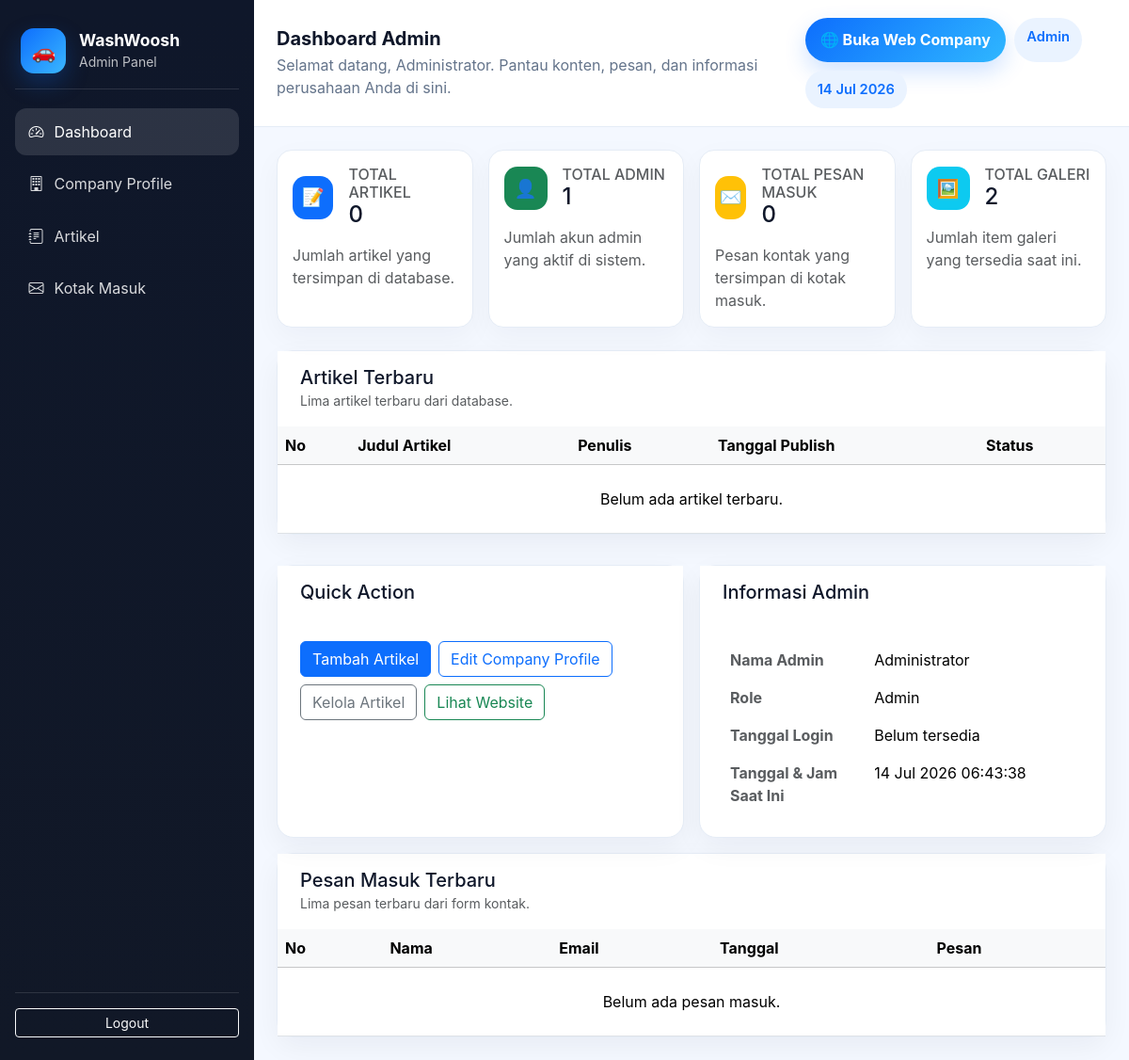
The page /admin/dashboard.php (signed in) on the database as committed earlier.
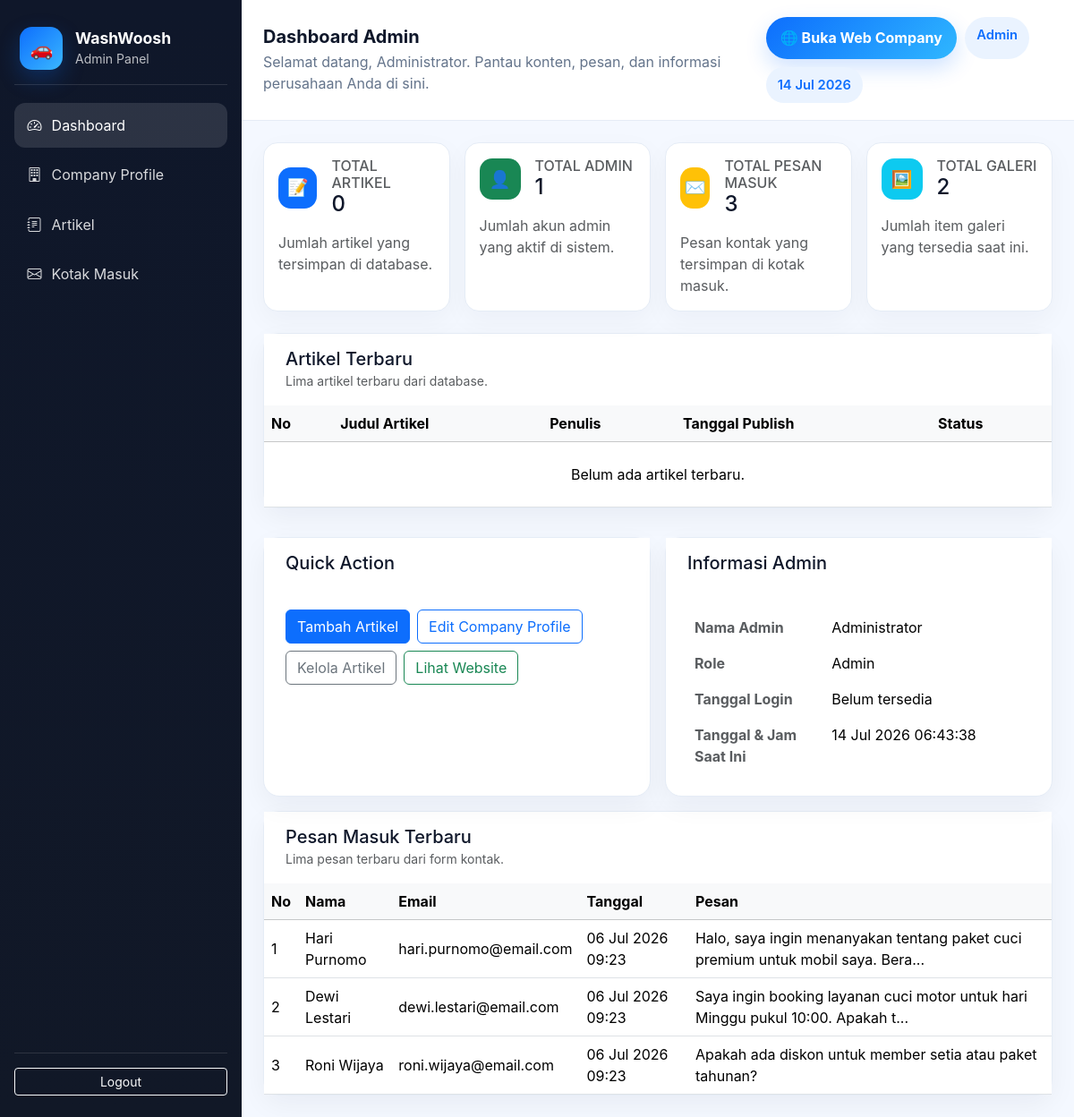
The same page on the database as committed later.
### tables this page shows
CREATE TABLE tb_kontak (
  id_kontak INT UNSIGNED AUTO_INCREMENT PRIMARY KEY,
  nama VARCHAR(100) NOT NULL,
  email VARCHAR(100) NOT NULL,
  no_telp VARCHAR(25) NOT NULL,
  pesan TEXT NOT NULL,
  status ENUM('baru','dibaca') NOT NULL DEFAULT 'baru',
  created_at TIMESTAMP NOT NULL DEFAULT CURRENT_TIMESTAMP,
  deleted_at TIMESTAMP NULL DEFAULT NULL
);

### admin/dashboard.php (the view, shortened to what the rows shown need)
<?php
require_once '../config/koneksi.php';
function table_exists(PDO $pdo, string $tableName): bool
{
    try {
        $stmt = $pdo->prepare('SELECT 1 FROM information_schema.tables WHERE table_schema = DATABASE() AND table_name = :table_name LIMIT 1');
        $stmt->execute(['table_name' => $tableName]);
        return (bool) $stmt->fetchColumn();
    } catch (PDOException $e) {
        return false;
    }
}
function safe_fetch_all(PDO $pdo, string $sql, array $params = []): array
{
    try {
        $stmt = $pdo->prepare($sql);
        $stmt->execute($params);
        return $stmt->fetchAll(PDO::FETCH_ASSOC) ?: [];
    } catch (PDOException $e) {
        return [];
    }
}
$latest_messages = table_exists($pdo, 'tb_kontak')
    ? safe_fetch_all(
        $pdo,
        'SELECT id_kontak, nama, email, pesan, created_at, status
         FROM tb_kontak
         WHERE deleted_at IS NULL
         ORDER BY created_at DESC
         LIMIT 5'
    )
    : [];
?>
<!doctype html>
<html lang="id">
<head>
    <link href="https://cdn.jsdelivr.net/npm/bootstrap@5.3.2/dist/css/bootstrap.min.css" rel="stylesheet">
</head>
<body>
<div class="page-wrapper">
    <div class="main-panel">
        <header class="topbar">
            <div>
                <h2>Dashboard Admin</h2>
            </div>
        </header>
        <main class="content">
            <div class="content-card">
                <div class="card-body p-0">
                    <div class="table-responsive">
                        <table class="table table-hover align-middle mb-0">
                            <thead class="table-light">
                                <tr>
                                    <th>No</th>
                                    <th>Judul Artikel</th>
                                    <th>Penulis</th>
                                    <th>Tanggal Publish</th>
                                    <th>Status</th>
                                </tr>
                            </thead>
                        </table>
                    </div>
                </div>
            </div>
            <div class="row g-3 mt-3">
                <div class="col-lg-6">
                    <div class="content-card h-100">
                        <div class="card-body p-4">
                            <div class="table-responsive">
                                <table class="table table-borderless mb-0">
                                    <tbody>
                                        <tr>
                                            <th class="text-muted" style="width: 40%;">Nama Admin</th>
                                        </tr>
                                        <tr>
                                            <th class="text-muted">Role</th>
                                        </tr>
                                        <tr>
                                            <th class="text-muted">Tanggal Login</th>
                                        </tr>
                                        <tr>
                                            <th class="text-muted">Tanggal &amp; Jam Saat Ini</th>
                                        </tr>
                                    </tbody>
                                </table>
                            </div>
                        </div>
                    </div>
                </div>
            </div>
            <div class="content-card mt-3">
                <div class="card-body p-0">
                    <div class="table-responsive">
                        <table class="table table-hover align-middle mb-0">
                            <thead class="table-light">
                                <tr>
                                    <th>No</th>
                                    <th>Nama</th>
                                    <th>Email</th>
                                    <th>Tanggal</th>
                                    <th>Pesan</th>
                                </tr>
                            </thead>
                            <tbody>
                            <?php if ($latest_messages): ?>
                                <?php foreach ($latest_messages as $index => $message): ?>
                                    <tr>
                                        <td><?= $index + 1 ?></td>
                                        <td><?= htmlspecialchars($message['nama']) ?></td>
                                        <td><?= htmlspecialchars($message['email']) ?></td>
                                        <td><?= !empty($message['created_at']) ? htmlspecialchars(date('d M Y H:i', strtotime($message['created_at']))) : '-' ?></td>
                                        <td><?= htmlspecialchars(mb_strimwidth((string) $message['pesan'], 0, 80, '...')) ?></td>
                                    </tr>
                                <?php endforeach; ?>
                            <?php else: ?>
                                <tr>
                                    <td colspan="5" class="text-center py-4">Belum ada pesan masuk.</td>
                                </tr>
                            <?php endif; ?>
                            </tbody>
                        </table>
                    </div>
                </div>
            </div>
        </main>
    </div>
</div>
<link rel="stylesheet" href="https://cdn.jsdelivr.net/npm/bootstrap-icons@1.11.3/font/bootstrap-icons.css">
</body>
</html>

Rows that differ between the two databases and show on the page:
added tb_kontak: nama "Hari Purnomo", email "hari.purnomo@email.com", created_at "06 Jul 2026 09:23", pesan "Halo, saya ingin menanyakan tentang paket cuci premium untuk mobil saya. Bera..."
added tb_kontak: nama "Dewi Lestari", email "dewi.lestari@email.com", created_at "06 Jul 2026 09:23", pesan "Saya ingin booking layanan cuci motor untuk hari Minggu pukul 10:00. Apakah t..."
added tb_kontak: nama "Roni Wijaya", email "roni.wijaya@email.com", created_at "06 Jul 2026 09:23", pesan "Apakah ada diskon untuk member setia atau paket tahunan?"
Other text that changed with them:
$total_pesan_masuk: "0" → "3"
text no longer shown: "Belum ada pesan masuk."
